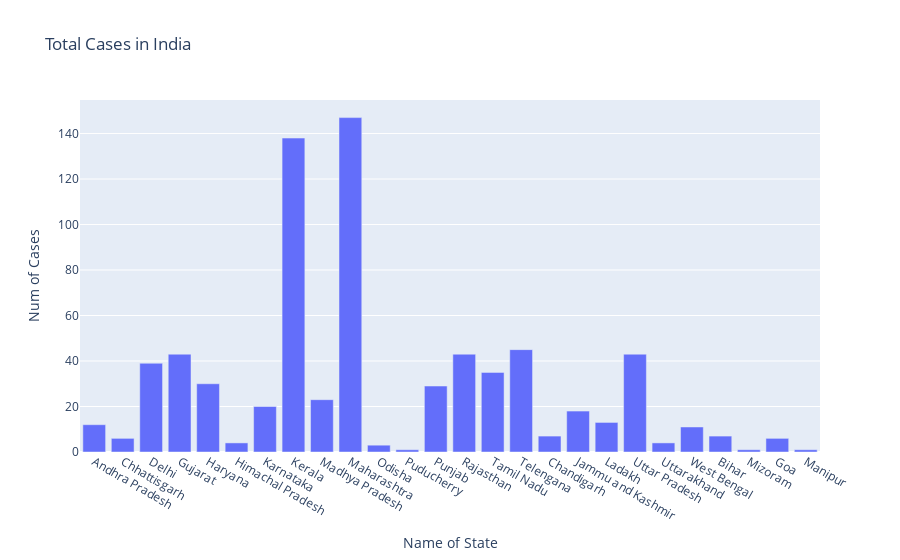

The notebook cell this image was saved under:
### Markdown cell above
## OBJECT ORIENTED VISH :

### Code cell
# Matplotlib :
fig = plt.figure(figsize=(12,10),dpi=200) # dpi is also related to size of fig
axes = fig.add_axes([0,0,1,1])
axes.bar(df['Name of State / UT'],df['Total Cases'])
axes.set_title('Total Covid Cases:')
axes.set_xlabel('State')
axes.set_ylabel('Cases')
plt.xticks(rotation='vertical')
plt.show()

# plotly :
fig = go.Figure()
fig.add_trace(go.Bar(x=df['Name of State / UT'],y=df['Total Cases']))
fig.update_layout(title='Total Cases in India',xaxis=dict(title='Name of State'),yaxis=dict(title='Num of Cases'))

### Figure 1 — Plotly figure (JSON) as saved in the notebook; plotly's stock layout.template omitted (floating-point values rounded to 4 significant figures)
{"data": [{"type": "bar", "x": ["Andhra Pradesh", "Chhattisgarh", "Delhi", "Gujarat", "Haryana", "Himachal Pradesh", "Karnataka", "Kerala", "Madhya Pradesh", "Maharashtra", "Odisha", "Puducherry", "Punjab", "Rajasthan", "Tamil Nadu", "Telengana", "Chandigarh", "Jammu and Kashmir", "Ladakh", "Uttar Pradesh", "Uttarakhand", "West Bengal", "Bihar", "Mizoram", "Goa", "Manipur"], "y": [12, 6, 39, 43, 30, 4, 20, 138, 23, 147, 3, 1, 29, 43, 35, 45, 7, 18, 13, 43, 4, 11, 7, 1, 6, 1]}], "layout": {"title": {"text": "Total Cases in India"}, "xaxis": {"title": {"text": "Name of State"}}, "yaxis": {"title": {"text": "Num of Cases"}}}}
